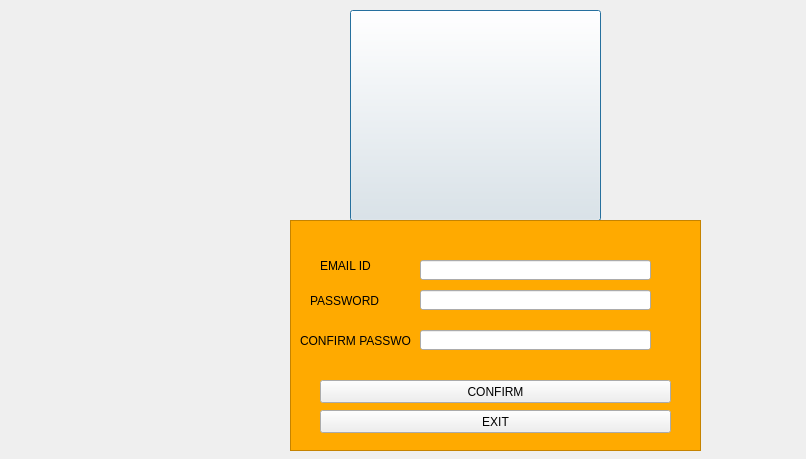
<?xml version="1.0" encoding="UTF-8"?>
<ui version="4.0">
 <class>Dialog</class>
 <widget class="QDialog" name="Dialog">
  <property name="geometry">
   <rect>
    <x>0</x>
    <y>0</y>
    <width>806</width>
    <height>459</height>
   </rect>
  </property>
  <property name="windowTitle">
   <string>Dialog</string>
  </property>
  <widget class="QPushButton" name="pushButton">
   <property name="geometry">
    <rect>
     <x>350</x>
     <y>10</y>
     <width>251</width>
     <height>211</height>
    </rect>
   </property>
   <property name="styleSheet">
    <string notr="true">QPushButton
{
background-image:url(&quot;C:/Users/Admin/Desktop/images/signup.png&quot;);
}</string>
   </property>
   <property name="text">
    <string/>
   </property>
  </widget>
  <widget class="QFrame" name="frame">
   <property name="geometry">
    <rect>
     <x>290</x>
     <y>220</y>
     <width>411</width>
     <height>231</height>
    </rect>
   </property>
   <property name="styleSheet">
    <string notr="true">QFrame
{
background:#ffaa00;
}</string>
   </property>
   <property name="frameShape">
    <enum>QFrame::StyledPanel</enum>
   </property>
   <property name="frameShadow">
    <enum>QFrame::Raised</enum>
   </property>
   <widget class="QLabel" name="label">
    <property name="geometry">
     <rect>
      <x>30</x>
      <y>30</y>
      <width>81</width>
      <height>31</height>
     </rect>
    </property>
    <property name="text">
     <string>EMAIL ID</string>
    </property>
   </widget>
   <widget class="QLabel" name="label_2">
    <property name="geometry">
     <rect>
      <x>20</x>
      <y>70</y>
      <width>71</width>
      <height>21</height>
     </rect>
    </property>
    <property name="text">
     <string>PASSWORD</string>
    </property>
   </widget>
   <widget class="QLabel" name="label_3">
    <property name="geometry">
     <rect>
      <x>10</x>
      <y>110</y>
      <width>111</width>
      <height>21</height>
     </rect>
    </property>
    <property name="text">
     <string>CONFIRM PASSWORD</string>
    </property>
   </widget>
   <widget class="QLineEdit" name="emaillineEdit">
    <property name="geometry">
     <rect>
      <x>130</x>
      <y>40</y>
      <width>231</width>
      <height>20</height>
     </rect>
    </property>
   </widget>
   <widget class="QLineEdit" name="passwordlineedit">
    <property name="geometry">
     <rect>
      <x>130</x>
      <y>70</y>
      <width>231</width>
      <height>20</height>
     </rect>
    </property>
   </widget>
   <widget class="QLineEdit" name="confirmpasswordlineEdit">
    <property name="geometry">
     <rect>
      <x>130</x>
      <y>110</y>
      <width>231</width>
      <height>20</height>
     </rect>
    </property>
   </widget>
   <widget class="QPushButton" name="CONFIRM">
    <property name="geometry">
     <rect>
      <x>30</x>
      <y>160</y>
      <width>351</width>
      <height>23</height>
     </rect>
    </property>
    <property name="text">
     <string>CONFIRM</string>
    </property>
   </widget>
   <widget class="QPushButton" name="EXIT">
    <property name="geometry">
     <rect>
      <x>30</x>
      <y>190</y>
      <width>351</width>
      <height>23</height>
     </rect>
    </property>
    <property name="text">
     <string>EXIT</string>
    </property>
   </widget>
  </widget>
 </widget>
 <resources/>
 <connections/>
</ui>
